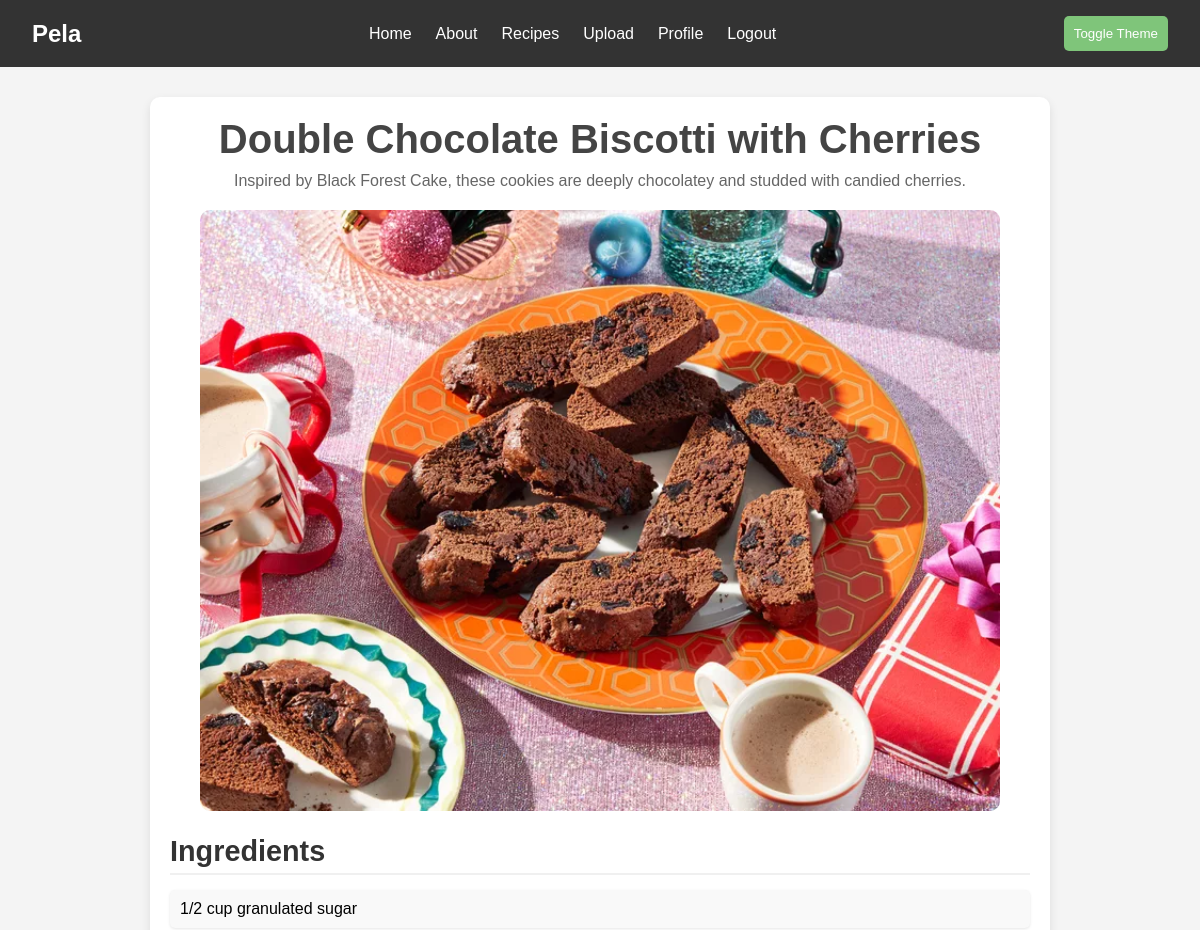
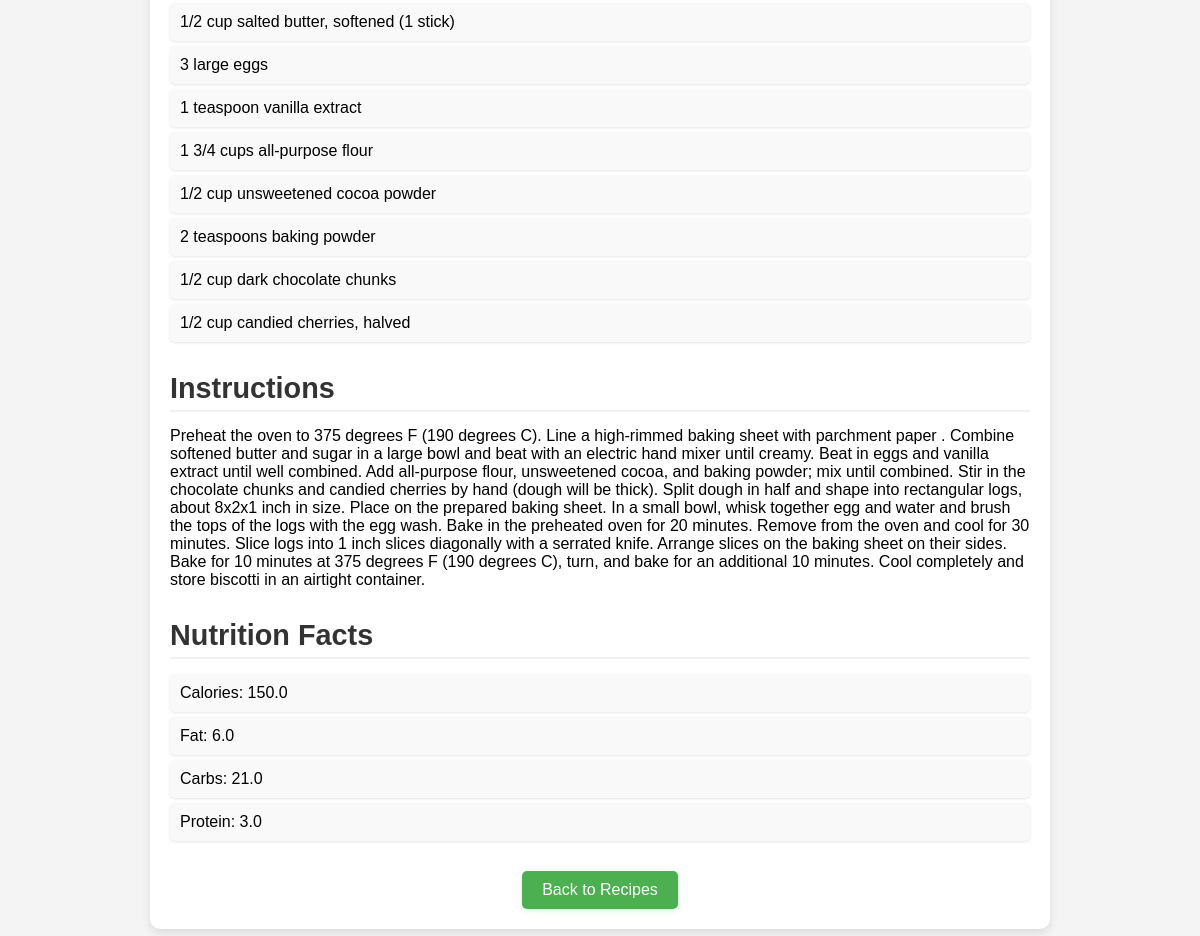
Page /recipe/Double Chocolate Biscotti with Cherries (signed in) on the committed database (2 pictures, top to bottom).
### tables this page shows
CREATE TABLE recipes (
            id INTEGER PRIMARY KEY AUTOINCREMENT,
            name TEXT NOT NULL,
            description TEXT NOT NULL,
            image_name TEXT NOT NULL,
            ingredients TEXT NOT NULL,
            instructions TEXT NOT NULL,
            calories FLOAT NOT NULL,
            fat FLOAT NOT NULL,
            carbs FLOAT NOT NULL,
            protein FLOAT NOT NULL
        );

### app.py (the view)
@app.route('/recipe/<recipe_name>')
def recipe_detail(recipe_name):
    if "user_id" in session:
        data = get_recipes_data()
        for row in data:
            if row[1] == recipe_name:
                recipe = {
                    "title": row[1],
                    "description": row[2],
                    "image_name": row[3],
                    "ingredients": row[4].split(';'),
                    "instructions": row[5],
                    "nutritionFacts": f"Calories: {row[6]}; Fat: {row[7]}; Carbs: {row[8]}; Protein: {row[9]}"
                }
                return render_template('recipe_detail.html', recipe=recipe)
        return "Recipe not found", 404
    else:
        return redirect(url_for('login'))

### database.py (called while the page is built)
def get_db():
    conn = sqlite3.connect("database.db")
    return conn

def get_recipes_data():
    connection_db = get_db()
    cur = connection_db.cursor()
    cur.execute("SELECT * FROM recipes")
    data = cur.fetchall()
    connection_db.close()
    return data

### templates/recipe_detail.html (shortened to what this page needs)
{% extends "basehome.html" %}
{% block css %}
<link rel="stylesheet" href="{{ url_for('static', filename='css/recipe_detail.css') }}">
{% endblock %}
{% block content %}
<div class="recipe-container">
    <header class="recipe-header">
        <h1>{{ recipe.title }}</h1>
        <p class="recipe-description">{{ recipe.description }}</p>
    </header>
    <div class="recipe-image">
        <img src="{{ url_for('static', filename='upload/' + recipe.image_name) }}" alt="{{ recipe.title }}">
    </div>
    <main class="recipe-content">
        <section class="recipe-ingredients">
            <h2>Ingredients</h2>
            <ul>
                {% for ingredient in recipe.ingredients %}
                <li>{{ ingredient }}</li>
                {% endfor %}
            </ul>
        </section>
        <section class="recipe-instructions">
            <h2>Instructions</h2>
            <p>{{ recipe.instructions }}</p>
        </section>
        <section class="recipe-nutrition">
            <h2>Nutrition Facts</h2>
            <ul>
                {% for fact in recipe.nutritionFacts.split(';') %}
                <li>{{ fact }}</li>
                {% endfor %}
            </ul>
        </section>
    </main>
    <footer class="recipe-footer">
        <a href="{{ url_for('recipesPage') }}" class="back-button">Back to Recipes</a>
    </footer>
</div>
{% endblock %}

### static/css/basehome.css (style rules this page uses)
* { box-sizing: border-box; margin: 0; padding: 0; }
body { font-family: "Source Sans Pro", Helvetica, sans-serif; background-color: #f4f4f4; }

### static/css/recipe_detail.css (style rules this page uses)
.recipe-container { max-width: 900px; margin: 30px auto; padding: 20px; background: #ffffff; border-radius: 10px; box-shadow: 0 4px 10px rgba(0, 0, 0, 0.1); }
.recipe-header { text-align: center; margin-bottom: 20px; }
.recipe-header h1 { font-size: 2.5rem; margin-bottom: 10px; color: #444; }
.recipe-header .recipe-description { font-size: 1rem; color: #666; }
.recipe-image { text-align: center; margin: 20px 0; }
.recipe-image img { width: 100%; max-width: 800px; border-radius: 10px; }
.recipe-content section { margin-bottom: 30px; }
.recipe-content h2 { font-size: 1.8rem; margin-bottom: 15px; color: #333; border-bottom: 2px solid #f0f0f0; padding-bottom: 5px; }
.recipe-content ul { list-style: none; padding-left: 0; }
.recipe-content ul li { font-size: 1rem; background: #f9f9f9; margin: 5px 0; padding: 10px; border-radius: 5px; box-shadow: 0 1px 3px rgba(0, 0, 0, 0.1); }
.recipe-footer { text-align: center; margin-top: 20px; }
.recipe-footer .back-button { display: inline-block; padding: 10px 20px; font-size: 1rem;; color: #fff; background-color: #4caf50; border-radius: 5px; text-decoration: none; box-shadow: 0 2px 5px rgba(0, 255, 76, 0.2); transition: background-color 0.3s; }

### rows in the picture
recipes: title "Double Chocolate Biscotti with Cherries", description "Inspired by Black Forest Cake, these cookies are deeply chocolatey and studded with candied cherries.", image_name (picture), instructions "Preheat the oven to 375 degrees F (190 degrees C). Line a high-rimmed baking sheet with parchment paper . Combine softened butter and sugar in a large bowl and beat with an electric hand mixer until creamy. Beat in eggs and vanilla extract until well combined. Add all-purpose flour, unsweetened cocoa, and baking powder; mix until combined. Stir in the chocolate chunks and candied cherries by hand (dough will be thick). Split dough in half and shape into rectangular logs, about 8x2x1 inch in size. Place on the prepared baking sheet. In a small bowl, whisk together egg and water and brush the tops of the logs with the egg wash. Bake in the preheated oven for 20 minutes. Remove from the oven…"

### other values in the picture
{{ ingredient }} "1/2 cup granulated sugar" "1/2 cup salted butter, softened (1 stick)" "3 large eggs" "1 teaspoon vanilla extract" "1 3/4 cups all-purpose flour" "1/2 cup unsweetened cocoa powder" "2 teaspoons baking powder" "1/2 cup dark chocolate chunks" "1/2 cup candied cherries, halved"
{{ fact }} "Calories: 150.0" "Fat: 6.0" "Carbs: 21.0" "Protein: 3.0"
